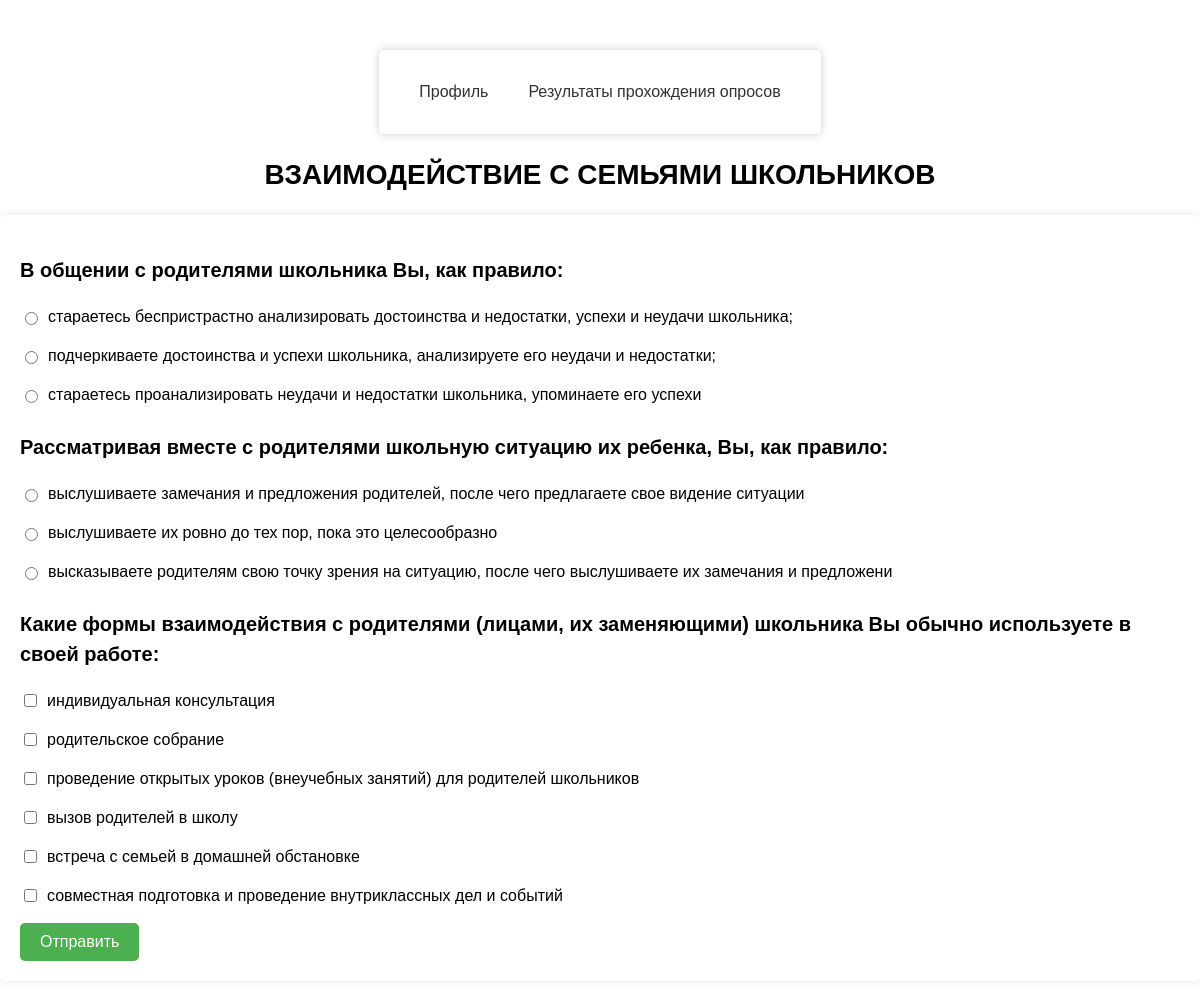
Screenshot of /src/polls/poll.php?poll_id=162 (signed in) with the database file from the repository.
### tables this page shows
CREATE TABLE `polls` (
  `id` int(11) NOT NULL,
  `title` varchar(255) NOT NULL
);

CREATE TABLE `questions` (
  `id` int(11) NOT NULL,
  `poll_id` int(11) NOT NULL,
  `question` varchar(16000) NOT NULL,
  `answer_type` enum('scale','single_choice','multiple_choice','open_answer') NOT NULL
);

CREATE TABLE `answers` (
  `id` int(11) NOT NULL,
  `question_id` int(11) NOT NULL,
  `answer` varchar(255) NOT NULL,
  `points` int(1) NOT NULL DEFAULT 0
);

### src/polls/poll.php (the view, shortened to what this page needs)
<?php
require_once $_SERVER['DOCUMENT_ROOT']."/src/common/functions.php";
if (isset($_GET['poll_id'])) {
    $poll_id = $_GET['poll_id'];
} else {
    $poll_id = null;
}
if (PollAccess($_SESSION['user_id'], $poll_id)) {
    $pdo = connect();
    $poll_id = $_GET['poll_id'];
    $sql = "SELECT id, title  FROM polls WHERE id = :poll_id";
    $stmt = $pdo->prepare($sql);
    $stmt->bindValue(':poll_id', $poll_id);
    $stmt->execute();
    $poll = $stmt->fetch();
    $sql = "SELECT id, question, answer_type FROM questions WHERE poll_id = :poll_id";
    $stmt = $pdo->prepare($sql);
    $stmt->bindValue(':poll_id', $poll_id);
    $stmt->execute();
    $questions = $stmt->fetchAll();
}
?>
<!DOCTYPE html>
<html>
<head>
</head>
<body>
<div class="wrapper">
    <div>
        <main>
            <nav>
                <ul>
                    <li><?php echo(profile()); ?></li>
                    <li><?php echo(pollsResultsRole()); ?></li>
                </ul>
            </nav>
        </main>
    </div>
    <div class="poll_title">
        <h1><?php echo $poll['title']; ?></h1>
    </div>
    <form method="POST" id="poll_form">
        <?php foreach ($questions as $question): ?>
            <div class="question">
                <h3><?php echo $question['question']; ?></h3>
            </div>
            <?php
            $sql = "SELECT id, answer FROM answers WHERE question_id = :question_id";
            $stmt = $pdo->prepare($sql);
            $stmt->bindValue(':question_id', $question['id']);
            $stmt->execute();
            $answers = $stmt->fetchAll();
            ?>
            <div class="question_answer">
            <?php
            if ($question['answer_type'] === 'single_choice'):
                foreach ($answers as $answer):
                    ?>
                    <div class="variants">
                        <label>
                            <input type="radio" required name="answers[<?php echo $question['id']; ?>][]"
                                   value="<?php echo $answer['id']; ?>">
                            <?php echo $answer['answer']; ?>
                        </label>
                    </div>
                <?php endforeach; ?>
            <?php endif; ?>
            <?php
            if ($question['answer_type'] === 'multiple_choice'):
                foreach ($answers as $answer):
                    ?>
                    <div class="variants">
                        <label>
                            <input type="checkbox" name="answers[<?php echo $question['id']; ?>][]"
                                   value="<?php echo $answer['id']; ?>">
                            <?php echo $answer['answer']; ?>
                        </label>
                    </div>
                <?php endforeach; ?>
            <?php endif; ?>
            </div>
        <?php endforeach; ?>
        <div class="poll_submit"><input type="submit" value="Отправить""></div>
</div>
</body>
</html>

### src/polls/poll.php (style rules this page uses)
body { margin: 0; font-family: Arial, sans-serif; font-size: 16px; line-height: 1.5; }
.wrapper { max-width: 1200px; margin: 0 auto 20px; }
.poll_title { margin-top: 20px; text-align: center; }
h1 { font-size: 28px; font-weight: bold; }
form { background-color: #fff; padding: 20px; border-radius: 5px; box-shadow: 0 0 10px rgba(0, 0, 0, 0.1); display: flex; flex-direction: column; }
h3 { font-size: 20px; font-weight: bold; margin-bottom: 10px; }
.variants { margin-top: 10px; display: flex; flex-direction: column; width: 100%; }
label { display: flex; align-items: center; margin-bottom: 5px; }
input[type="radio"], input[type="checkbox"] { margin-right: 10px; margin-top: 3px; }
input[type="submit"] { background-color: #4CAF50; color: #fff; border: none; padding: 10px 20px; border-radius: 5px; font-size: 16px; cursor: pointer; transition: background-color 0.2s ease-in-out; text-align: center; margin-top: 10px; }
main { display: flex; justify-content: center; align-items: center; margin-top: 50px; }
nav { background-color: #fff; border-radius: 5px; box-shadow: 0 0 10px rgba(0, 0, 0, 0.2); padding:20px; }
nav ul { display: flex; flex-wrap: wrap; justify-content: center; list-style: none; margin: 0; padding: 0; }
nav li { margin: 10px; }

### rows the page displays
polls: title "ВЗАИМОДЕЙСТВИЕ С СЕМЬЯМИ ШКОЛЬНИКОВ"
questions: question "В общении с родителями школьника Вы, как правило:"
answers: answer "стараетесь беспристрастно анализировать достоинства и недостатки, успехи и неудачи школьника;"
answers: answer "подчеркиваете достоинства и успехи школьника, анализируете его неудачи и недостатки;"
answers: answer "стараетесь проанализировать неудачи и недостатки школьника, упоминаете его успехи"
questions: question "Рассматривая вместе с родителями школьную ситуацию их ребенка, Вы, как правило:"
answers: answer "выслушиваете замечания и предложения родителей, после чего предлагаете свое видение ситуации"
answers: answer "выслушиваете их ровно до тех пор, пока это целесообразно"
answers: answer "высказываете родителям свою точку зрения на ситуацию, после чего выслушиваете их замечания и предложени"
questions: question "Какие формы взаимодействия с родителями (лицами, их заменяющими) школьника Вы обычно используете в своей работе:"
answers: answer "индивидуальная консультация"
answers: answer "родительское собрание"
answers: answer "проведение открытых уроков (внеучебных занятий) для родителей школьников"
answers: answer "вызов родителей в школу"
answers: answer "встреча с семьей в домашней обстановке"
answers: answer "совместная подготовка и проведение внутриклассных дел и событий"
